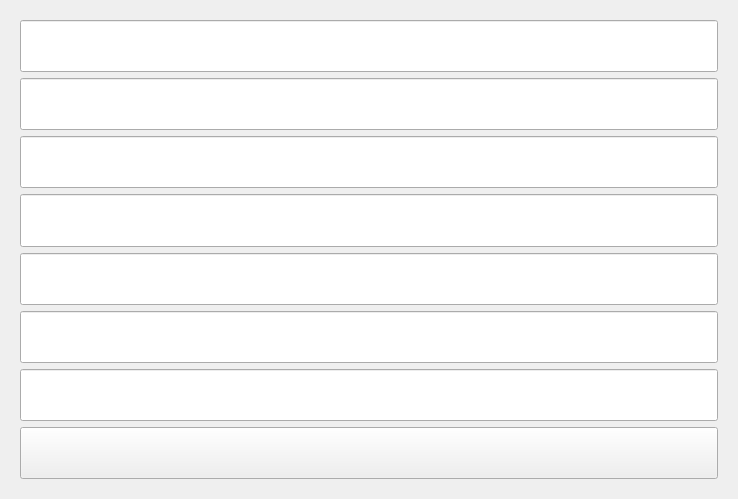
<?xml version="1.0" encoding="UTF-8"?>
<ui version="4.0">
 <class>Form</class>
 <widget class="QWidget" name="Form">
  <property name="geometry">
   <rect>
    <x>0</x>
    <y>0</y>
    <width>738</width>
    <height>499</height>
   </rect>
  </property>
  <property name="windowTitle">
   <string>Form</string>
  </property>
  <layout class="QVBoxLayout" name="verticalLayout">
   <item>
    <widget class="QWidget" name="widget" native="true">
     <layout class="QVBoxLayout" name="verticalLayout_2">
      <item>
       <layout class="QVBoxLayout" name="verticalLayout_3">
        <item>
         <widget class="QLineEdit" name="lineEdit">
          <property name="sizePolicy">
           <sizepolicy hsizetype="Expanding" vsizetype="Expanding">
            <horstretch>0</horstretch>
            <verstretch>0</verstretch>
           </sizepolicy>
          </property>
         </widget>
        </item>
        <item>
         <widget class="QLineEdit" name="lineEdit_2">
          <property name="sizePolicy">
           <sizepolicy hsizetype="Expanding" vsizetype="Expanding">
            <horstretch>0</horstretch>
            <verstretch>0</verstretch>
           </sizepolicy>
          </property>
         </widget>
        </item>
        <item>
         <widget class="QLineEdit" name="lineEdit_3">
          <property name="sizePolicy">
           <sizepolicy hsizetype="Expanding" vsizetype="Expanding">
            <horstretch>0</horstretch>
            <verstretch>0</verstretch>
           </sizepolicy>
          </property>
         </widget>
        </item>
        <item>
         <widget class="QLineEdit" name="lineEdit_4">
          <property name="sizePolicy">
           <sizepolicy hsizetype="Expanding" vsizetype="Expanding">
            <horstretch>0</horstretch>
            <verstretch>0</verstretch>
           </sizepolicy>
          </property>
         </widget>
        </item>
        <item>
         <widget class="QLineEdit" name="lineEdit_5">
          <property name="sizePolicy">
           <sizepolicy hsizetype="Expanding" vsizetype="Expanding">
            <horstretch>0</horstretch>
            <verstretch>0</verstretch>
           </sizepolicy>
          </property>
         </widget>
        </item>
        <item>
         <widget class="QLineEdit" name="lineEdit_6">
          <property name="sizePolicy">
           <sizepolicy hsizetype="Expanding" vsizetype="Expanding">
            <horstretch>0</horstretch>
            <verstretch>0</verstretch>
           </sizepolicy>
          </property>
         </widget>
        </item>
        <item>
         <widget class="QLineEdit" name="lineEdit_7">
          <property name="sizePolicy">
           <sizepolicy hsizetype="Expanding" vsizetype="Expanding">
            <horstretch>0</horstretch>
            <verstretch>0</verstretch>
           </sizepolicy>
          </property>
         </widget>
        </item>
        <item>
         <widget class="QPushButton" name="addbut">
          <property name="sizePolicy">
           <sizepolicy hsizetype="Minimum" vsizetype="Expanding">
            <horstretch>0</horstretch>
            <verstretch>0</verstretch>
           </sizepolicy>
          </property>
          <property name="text">
           <string/>
          </property>
         </widget>
        </item>
       </layout>
      </item>
     </layout>
    </widget>
   </item>
  </layout>
 </widget>
 <resources/>
 <connections/>
</ui>
